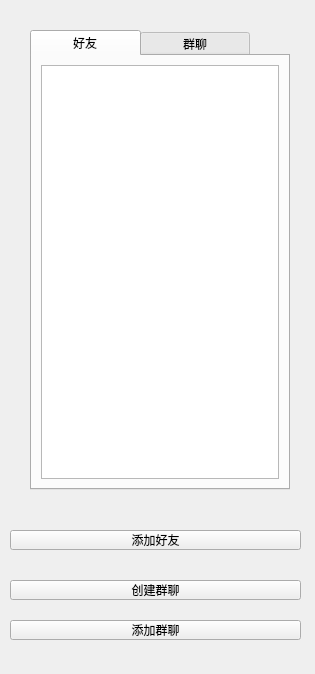
<?xml version="1.0" encoding="UTF-8"?>
<ui version="4.0">
 <class>Chatlist</class>
 <widget class="QWidget" name="Chatlist">
  <property name="geometry">
   <rect>
    <x>0</x>
    <y>0</y>
    <width>315</width>
    <height>674</height>
   </rect>
  </property>
  <property name="windowTitle">
   <string>Form</string>
  </property>
  <widget class="QPushButton" name="addFriendButton">
   <property name="geometry">
    <rect>
     <x>10</x>
     <y>530</y>
     <width>291</width>
     <height>20</height>
    </rect>
   </property>
   <property name="text">
    <string>添加好友</string>
   </property>
  </widget>
  <widget class="QPushButton" name="createGroupButton">
   <property name="geometry">
    <rect>
     <x>10</x>
     <y>580</y>
     <width>291</width>
     <height>20</height>
    </rect>
   </property>
   <property name="text">
    <string>创建群聊</string>
   </property>
  </widget>
  <widget class="QPushButton" name="addGroupButton">
   <property name="geometry">
    <rect>
     <x>10</x>
     <y>620</y>
     <width>291</width>
     <height>20</height>
    </rect>
   </property>
   <property name="text">
    <string>添加群聊</string>
   </property>
  </widget>
  <widget class="QTabWidget" name="tabWidget">
   <property name="geometry">
    <rect>
     <x>30</x>
     <y>30</y>
     <width>260</width>
     <height>460</height>
    </rect>
   </property>
   <property name="minimumSize">
    <size>
     <width>260</width>
     <height>460</height>
    </size>
   </property>
   <property name="maximumSize">
    <size>
     <width>260</width>
     <height>460</height>
    </size>
   </property>
   <property name="whatsThis">
    <string>&lt;html&gt;&lt;head/&gt;&lt;body&gt;&lt;p&gt;&lt;br/&gt;&lt;/p&gt;&lt;/body&gt;&lt;/html&gt;</string>
   </property>
   <property name="styleSheet">
    <string notr="true">QTabBar::tab{width:110}</string>
   </property>
   <property name="currentIndex">
    <number>0</number>
   </property>
   <widget class="QWidget" name="tab_1">
    <attribute name="title">
     <string>好友</string>
    </attribute>
    <layout class="QVBoxLayout" name="verticalLayout">
     <item>
      <widget class="QListWidget" name="friendList"/>
     </item>
    </layout>
   </widget>
   <widget class="QWidget" name="tab_2">
    <attribute name="title">
     <string>群聊</string>
    </attribute>
    <layout class="QVBoxLayout" name="verticalLayout_2">
     <item>
      <widget class="QListWidget" name="groupList"/>
     </item>
    </layout>
   </widget>
  </widget>
 </widget>
 <resources/>
 <connections/>
</ui>
